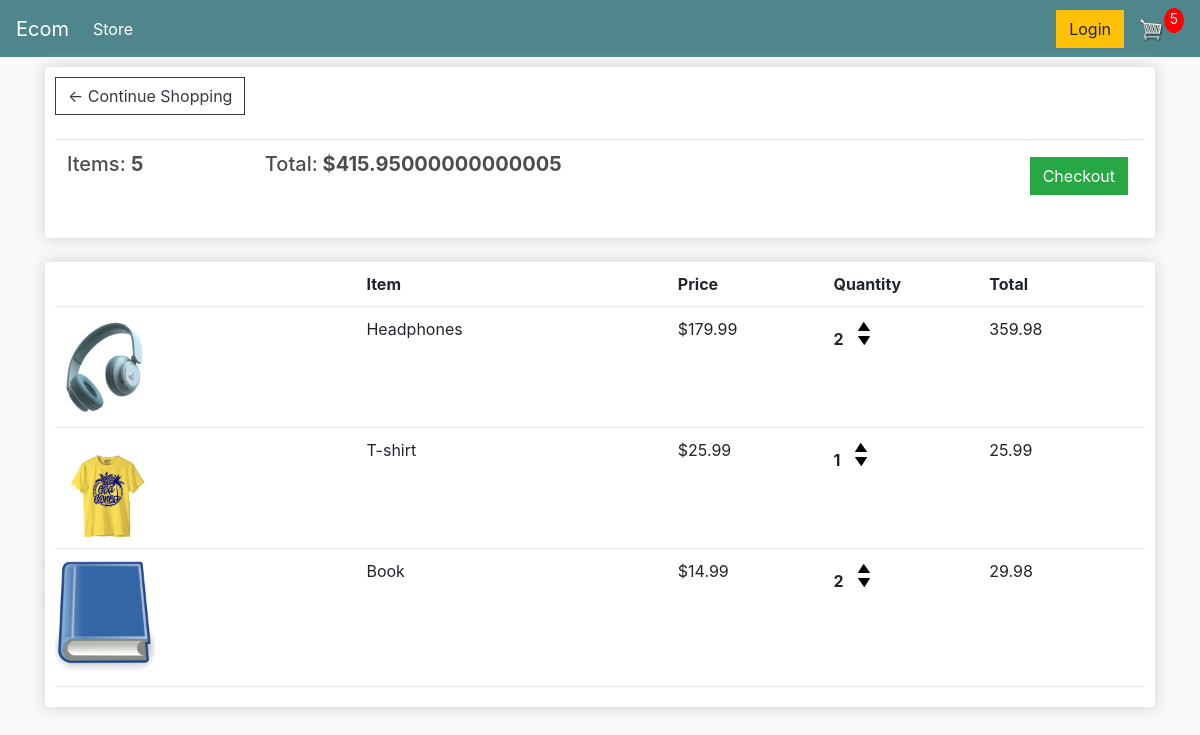
/cart/ (signed in), run on an earlier commit of the app's database.
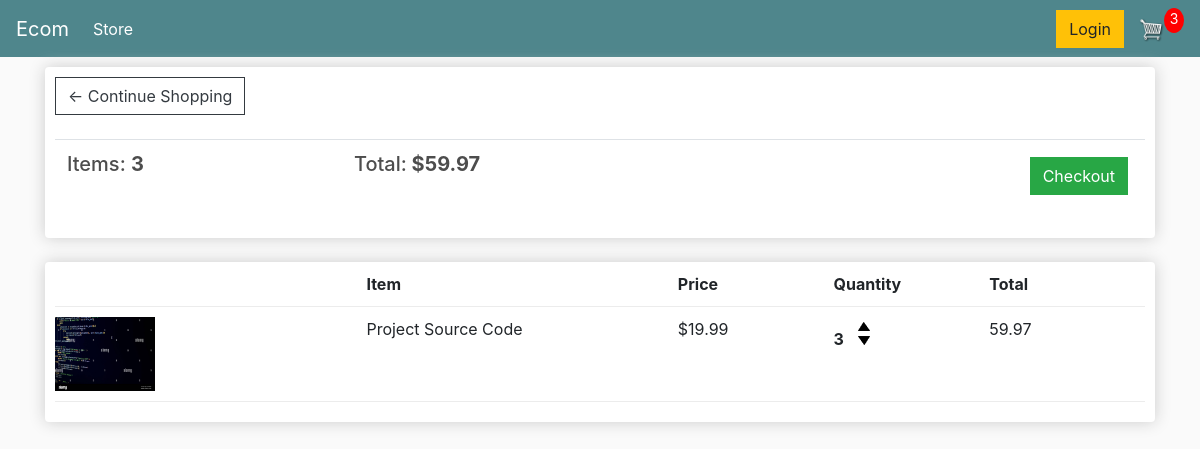
And on a later commit of the database.
### store/models.py (models this page shows, shortened)
class Order(models.Model):
    customer = models.ForeignKey(Customer, on_delete=models.SET_NULL, blank=True, null=True)
    date_ordered = models.DateTimeField(auto_now_add=True)
    complete = models.BooleanField(default=False, null=True, blank=False)
    transaction_id = models.CharField(max_length=200, null=True)
    @property
    def get_cart_total(self):
        orderitems = self.orderitem_set.all()
        total = sum([item.get_total for item in orderitems])
        return total
    @property
    def get_cart_items(self):
        orderitems = self.orderitem_set.all()
        total = sum([item.quantity for item in orderitems])
        return total

class OrderItem(models.Model):
    product = models.ForeignKey(Product, on_delete=models.SET_NULL, blank=True, null=True)
    order = models.ForeignKey(Order, on_delete=models.SET_NULL, blank=True, null=True)
    quantity = models.IntegerField(default=0, null=True, blank=True)
    date_added = models.DateTimeField(auto_now_add=True)
    @property
    def get_total(self):
        total = self.product.price*self.quantity
        return total

class Product(models.Model):
    name = models.CharField(max_length=200, null=True)
    price = models.FloatField()
    digital = models.BooleanField(default = False, null=True, blank=False)
    image = models.ImageField(null=True, blank=True)
    @property
    def imageURL(self):
        try:
            url = self.image.url
        except:
            url=''
        return url

### store/views.py (the view)
# urls.py: path('cart/', views.cart, name="cart"),
def cart(request):
     if request.user.is_authenticated:
          customer = request.user.customer
          order, created = Order.objects.get_or_create(customer = customer, complete = False)
          items = order.orderitem_set.all()
     else:
          items=[]
          order = {'get_cart_total':0, 'get_cart_items':0, 'shipping': False}
     context = {'items' : items, 'order':order}
     return render(request, 'store/cart.html', context)

### store/templates/store/cart.html
{% extends 'store/main.html' %}
{% load static %}
{% block content %}
    <div class="row">
        <div class="col-lg-12">
            <div class="box-element">
                <a  class="btn btn-outline-dark" href="{% url 'store' %}">&#x2190; Continue Shopping</a>
	        <br>
            <br>
            <table class="table">
                <tr>
                    <th><h5>Items: <strong>{{order.get_cart_items}}</strong></h5></th>
                    <th><h5>Total:<strong> ${{order.get_cart_total}}</strong></h5></th>
                    <th>
                        <a  style="float:right; margin:5px;" class="btn btn-success" href="{% url 'checkout' %}">Checkout</a>
                    </th>
                </tr>
            </table>
            </div>
            <br>
            <div class="box-element">
                <div class="cart-row">
                    <div style="flex:2"></div>
                    <div style="flex:2"><strong>Item</strong></div>
                    <div style="flex:1"><strong>Price</strong></div>
                    <div style="flex:1"><strong>Quantity</strong></div>
                    <div style="flex:1"><strong>Total</strong></div>
                </div>
                {% for item in items %}
                <div class="cart-row">
                    <div style="flex:2"><img class="row-image" src="{{item.product.imageURL}}"></div>
                    <div style="flex:2">{{item.product.name}}</div>
                    <div style="flex:1">${{item.product.price|floatformat:2}}</div>
                    <div style="flex:1">
                        <p class="quantity">{{item.quantity}}</p>
                        <div class="quantity">
                            <img data-product="{{item.product.id}}" data-action="add" class="chg-quantity update-cart" src="{% static  'images/arrow-up.png' %}">
                            <img data-product="{{item.product.id}}" data-action="remove" class="chg-quantity update-cart" src="{% static  'images/arrow-down.png' %}">
                        </div>
                    </div>
                    <div style="flex:1">{{item.get_total}}</div>
                </div>
                {%endfor%}
            </div>
        </div>
    </div>
{% endblock content %}

### store/templates/store/main.html (shortened to what this page needs)
<!DOCTYPE html>
{%load static%}
<html>
<head>
    <link rel="stylesheet" href="https://stackpath.bootstrapcdn.com/bootstrap/4.4.1/css/bootstrap.min.css">
	<link rel="stylesheet" type="text/css" href="{% static 'css/main.css' %}">
</head>
<body>
    <nav class="navbar navbar-expand-lg navbar-dark bg-dark">
  <a class="navbar-brand" href="{% url 'store' %}">Ecom</a>
  <div class="collapse navbar-collapse" id="navbarSupportedContent">
    <ul class="navbar-nav mr-auto">
      <li class="nav-item active">
        <a class="nav-link" href="{% url 'store' %}">Store <span class="sr-only">(current)</span></a>
      </li>
    </ul>
    <div class="form-inline my-2 my-lg-0">
     	<a href="#"class="btn btn-warning">Login</a>
     	<a href="{% url 'cart' %}">
    		<img  id="cart-icon" src="{% static 'images/cart.png' %}">
    	</a>
    	<p id="cart-total">{{order.get_cart_items}}</p>
    </div>
  </div>
</nav>
    <div class="container">
        {% block content %}
        {% endblock content %}
    </div>
</body>
</html></html>

What changed in the data, as far as the page shows it:
removed OrderItem: product.imageURL (picture), product.name "Headphones", product.price "179.99", quantity "2", get_total "359.98"
removed OrderItem: product.imageURL (picture), product.name "T-shirt", product.price "25.99", quantity "1", get_total "25.99"
removed OrderItem: product.imageURL (picture), product.name "Book", product.price "14.99", quantity "2", get_total "29.98"
computed for Order: get_cart_items "5" → "3"; get_cart_total "415.95000000000005" → "59.97"
added OrderItem: product.imageURL (picture), product.name "Project Source Code", product.price "19.99", quantity "3", get_total "59.97"
